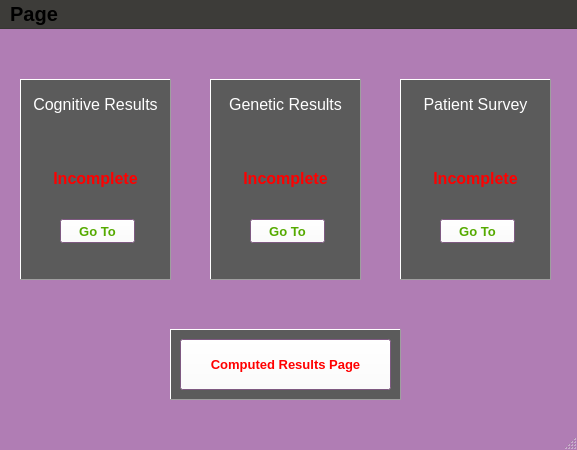
<?xml version="1.0" encoding="UTF-8"?>
<ui version="4.0">
 <class>Homepage</class>
 <widget class="QMainWindow" name="Homepage">
  <property name="geometry">
   <rect>
    <x>0</x>
    <y>0</y>
    <width>577</width>
    <height>450</height>
   </rect>
  </property>
  <property name="palette">
   <palette>
    <active>
     <colorrole role="Window">
      <brush brushstyle="SolidPattern">
       <color alpha="255">
        <red>176</red>
        <green>125</green>
        <blue>180</blue>
       </color>
      </brush>
     </colorrole>
     <colorrole role="Highlight">
      <brush brushstyle="SolidPattern">
       <color alpha="255">
        <red>0</red>
        <green>170</green>
        <blue>0</blue>
       </color>
      </brush>
     </colorrole>
     <colorrole role="AlternateBase">
      <brush brushstyle="SolidPattern">
       <color alpha="255">
        <red>65</red>
        <green>65</green>
        <blue>65</blue>
       </color>
      </brush>
     </colorrole>
    </active>
    <inactive>
     <colorrole role="Window">
      <brush brushstyle="SolidPattern">
       <color alpha="255">
        <red>176</red>
        <green>125</green>
        <blue>180</blue>
       </color>
      </brush>
     </colorrole>
     <colorrole role="Highlight">
      <brush brushstyle="SolidPattern">
       <color alpha="255">
        <red>0</red>
        <green>170</green>
        <blue>0</blue>
       </color>
      </brush>
     </colorrole>
     <colorrole role="AlternateBase">
      <brush brushstyle="SolidPattern">
       <color alpha="255">
        <red>65</red>
        <green>65</green>
        <blue>65</blue>
       </color>
      </brush>
     </colorrole>
    </inactive>
    <disabled>
     <colorrole role="Base">
      <brush brushstyle="SolidPattern">
       <color alpha="255">
        <red>176</red>
        <green>125</green>
        <blue>180</blue>
       </color>
      </brush>
     </colorrole>
     <colorrole role="Window">
      <brush brushstyle="SolidPattern">
       <color alpha="255">
        <red>176</red>
        <green>125</green>
        <blue>180</blue>
       </color>
      </brush>
     </colorrole>
     <colorrole role="AlternateBase">
      <brush brushstyle="SolidPattern">
       <color alpha="255">
        <red>65</red>
        <green>65</green>
        <blue>65</blue>
       </color>
      </brush>
     </colorrole>
    </disabled>
   </palette>
  </property>
  <property name="windowTitle">
   <string>MainWindow</string>
  </property>
  <widget class="QWidget" name="centralwidget">
   <widget class="QLabel" name="genetic_box">
    <property name="geometry">
     <rect>
      <x>210</x>
      <y>50</y>
      <width>151</width>
      <height>201</height>
     </rect>
    </property>
    <property name="palette">
     <palette>
      <active>
       <colorrole role="WindowText">
        <brush brushstyle="SolidPattern">
         <color alpha="255">
          <red>91</red>
          <green>91</green>
          <blue>91</blue>
         </color>
        </brush>
       </colorrole>
       <colorrole role="Window">
        <brush brushstyle="SolidPattern">
         <color alpha="255">
          <red>91</red>
          <green>91</green>
          <blue>91</blue>
         </color>
        </brush>
       </colorrole>
      </active>
      <inactive>
       <colorrole role="WindowText">
        <brush brushstyle="SolidPattern">
         <color alpha="255">
          <red>91</red>
          <green>91</green>
          <blue>91</blue>
         </color>
        </brush>
       </colorrole>
       <colorrole role="Window">
        <brush brushstyle="SolidPattern">
         <color alpha="255">
          <red>91</red>
          <green>91</green>
          <blue>91</blue>
         </color>
        </brush>
       </colorrole>
      </inactive>
      <disabled>
       <colorrole role="Base">
        <brush brushstyle="SolidPattern">
         <color alpha="255">
          <red>91</red>
          <green>91</green>
          <blue>91</blue>
         </color>
        </brush>
       </colorrole>
       <colorrole role="Window">
        <brush brushstyle="SolidPattern">
         <color alpha="255">
          <red>91</red>
          <green>91</green>
          <blue>91</blue>
         </color>
        </brush>
       </colorrole>
      </disabled>
     </palette>
    </property>
    <property name="autoFillBackground">
     <bool>true</bool>
    </property>
    <property name="frameShape">
     <enum>QFrame::Shape::Panel</enum>
    </property>
    <property name="frameShadow">
     <enum>QFrame::Shadow::Raised</enum>
    </property>
    <property name="text">
     <string/>
    </property>
    <property name="scaledContents">
     <bool>false</bool>
    </property>
    <property name="wordWrap">
     <bool>true</bool>
    </property>
   </widget>
   <widget class="QLabel" name="genetic_label">
    <property name="geometry">
     <rect>
      <x>210</x>
      <y>50</y>
      <width>151</width>
      <height>51</height>
     </rect>
    </property>
    <property name="text">
     <string>&lt;html&gt;&lt;head/&gt;&lt;body&gt;&lt;p align=&quot;center&quot;&gt;&lt;span style=&quot; font-size:12pt; color:#ffffff;&quot;&gt;Genetic Results&lt;/span&gt;&lt;/p&gt;&lt;/body&gt;&lt;/html&gt;</string>
    </property>
   </widget>
   <widget class="QLabel" name="cognitive_box">
    <property name="geometry">
     <rect>
      <x>20</x>
      <y>50</y>
      <width>151</width>
      <height>201</height>
     </rect>
    </property>
    <property name="palette">
     <palette>
      <active>
       <colorrole role="WindowText">
        <brush brushstyle="SolidPattern">
         <color alpha="255">
          <red>91</red>
          <green>91</green>
          <blue>91</blue>
         </color>
        </brush>
       </colorrole>
       <colorrole role="Window">
        <brush brushstyle="SolidPattern">
         <color alpha="255">
          <red>91</red>
          <green>91</green>
          <blue>91</blue>
         </color>
        </brush>
       </colorrole>
      </active>
      <inactive>
       <colorrole role="WindowText">
        <brush brushstyle="SolidPattern">
         <color alpha="255">
          <red>91</red>
          <green>91</green>
          <blue>91</blue>
         </color>
        </brush>
       </colorrole>
       <colorrole role="Window">
        <brush brushstyle="SolidPattern">
         <color alpha="255">
          <red>91</red>
          <green>91</green>
          <blue>91</blue>
         </color>
        </brush>
       </colorrole>
      </inactive>
      <disabled>
       <colorrole role="Base">
        <brush brushstyle="SolidPattern">
         <color alpha="255">
          <red>91</red>
          <green>91</green>
          <blue>91</blue>
         </color>
        </brush>
       </colorrole>
       <colorrole role="Window">
        <brush brushstyle="SolidPattern">
         <color alpha="255">
          <red>91</red>
          <green>91</green>
          <blue>91</blue>
         </color>
        </brush>
       </colorrole>
      </disabled>
     </palette>
    </property>
    <property name="autoFillBackground">
     <bool>true</bool>
    </property>
    <property name="frameShape">
     <enum>QFrame::Shape::Panel</enum>
    </property>
    <property name="frameShadow">
     <enum>QFrame::Shadow::Raised</enum>
    </property>
    <property name="text">
     <string/>
    </property>
    <property name="scaledContents">
     <bool>false</bool>
    </property>
    <property name="wordWrap">
     <bool>true</bool>
    </property>
   </widget>
   <widget class="QLabel" name="patient_box">
    <property name="geometry">
     <rect>
      <x>400</x>
      <y>50</y>
      <width>151</width>
      <height>201</height>
     </rect>
    </property>
    <property name="palette">
     <palette>
      <active>
       <colorrole role="WindowText">
        <brush brushstyle="SolidPattern">
         <color alpha="255">
          <red>91</red>
          <green>91</green>
          <blue>91</blue>
         </color>
        </brush>
       </colorrole>
       <colorrole role="Window">
        <brush brushstyle="SolidPattern">
         <color alpha="255">
          <red>91</red>
          <green>91</green>
          <blue>91</blue>
         </color>
        </brush>
       </colorrole>
      </active>
      <inactive>
       <colorrole role="WindowText">
        <brush brushstyle="SolidPattern">
         <color alpha="255">
          <red>91</red>
          <green>91</green>
          <blue>91</blue>
         </color>
        </brush>
       </colorrole>
       <colorrole role="Window">
        <brush brushstyle="SolidPattern">
         <color alpha="255">
          <red>91</red>
          <green>91</green>
          <blue>91</blue>
         </color>
        </brush>
       </colorrole>
      </inactive>
      <disabled>
       <colorrole role="Base">
        <brush brushstyle="SolidPattern">
         <color alpha="255">
          <red>91</red>
          <green>91</green>
          <blue>91</blue>
         </color>
        </brush>
       </colorrole>
       <colorrole role="Window">
        <brush brushstyle="SolidPattern">
         <color alpha="255">
          <red>91</red>
          <green>91</green>
          <blue>91</blue>
         </color>
        </brush>
       </colorrole>
      </disabled>
     </palette>
    </property>
    <property name="autoFillBackground">
     <bool>true</bool>
    </property>
    <property name="frameShape">
     <enum>QFrame::Shape::Panel</enum>
    </property>
    <property name="frameShadow">
     <enum>QFrame::Shadow::Raised</enum>
    </property>
    <property name="text">
     <string/>
    </property>
    <property name="scaledContents">
     <bool>false</bool>
    </property>
    <property name="wordWrap">
     <bool>true</bool>
    </property>
   </widget>
   <widget class="QLabel" name="GeneticLabel_2">
    <property name="geometry">
     <rect>
      <x>20</x>
      <y>50</y>
      <width>151</width>
      <height>51</height>
     </rect>
    </property>
    <property name="text">
     <string>&lt;html&gt;&lt;head/&gt;&lt;body&gt;&lt;p align=&quot;center&quot;&gt;&lt;span style=&quot; font-size:12pt; color:#ffffff;&quot;&gt;Cognitive Results&lt;/span&gt;&lt;/p&gt;&lt;/body&gt;&lt;/html&gt;</string>
    </property>
   </widget>
   <widget class="QLabel" name="GeneticLabel_3">
    <property name="geometry">
     <rect>
      <x>400</x>
      <y>50</y>
      <width>151</width>
      <height>51</height>
     </rect>
    </property>
    <property name="text">
     <string>&lt;html&gt;&lt;head/&gt;&lt;body&gt;&lt;p align=&quot;center&quot;&gt;&lt;span style=&quot; font-size:12pt; color:#ffffff;&quot;&gt;Patient Survey&lt;/span&gt;&lt;/p&gt;&lt;/body&gt;&lt;/html&gt;</string>
    </property>
   </widget>
   <widget class="QPushButton" name="cognitive_button">
    <property name="geometry">
     <rect>
      <x>60</x>
      <y>190</y>
      <width>75</width>
      <height>24</height>
     </rect>
    </property>
    <property name="palette">
     <palette>
      <active>
       <colorrole role="Button">
        <brush brushstyle="SolidPattern">
         <color alpha="255">
          <red>255</red>
          <green>255</green>
          <blue>255</blue>
         </color>
        </brush>
       </colorrole>
       <colorrole role="Text">
        <brush brushstyle="SolidPattern">
         <color alpha="255">
          <red>85</red>
          <green>170</green>
          <blue>0</blue>
         </color>
        </brush>
       </colorrole>
       <colorrole role="ButtonText">
        <brush brushstyle="SolidPattern">
         <color alpha="255">
          <red>85</red>
          <green>170</green>
          <blue>0</blue>
         </color>
        </brush>
       </colorrole>
      </active>
      <inactive>
       <colorrole role="Button">
        <brush brushstyle="SolidPattern">
         <color alpha="255">
          <red>255</red>
          <green>255</green>
          <blue>255</blue>
         </color>
        </brush>
       </colorrole>
       <colorrole role="Text">
        <brush brushstyle="SolidPattern">
         <color alpha="255">
          <red>85</red>
          <green>170</green>
          <blue>0</blue>
         </color>
        </brush>
       </colorrole>
       <colorrole role="ButtonText">
        <brush brushstyle="SolidPattern">
         <color alpha="255">
          <red>85</red>
          <green>170</green>
          <blue>0</blue>
         </color>
        </brush>
       </colorrole>
      </inactive>
      <disabled>
       <colorrole role="Button">
        <brush brushstyle="SolidPattern">
         <color alpha="255">
          <red>255</red>
          <green>255</green>
          <blue>255</blue>
         </color>
        </brush>
       </colorrole>
       <colorrole role="ButtonText">
        <brush brushstyle="SolidPattern">
         <color alpha="135">
          <red>255</red>
          <green>255</green>
          <blue>255</blue>
         </color>
        </brush>
       </colorrole>
      </disabled>
     </palette>
    </property>
    <property name="font">
     <font>
      <pointsize>10</pointsize>
      <bold>true</bold>
      <underline>false</underline>
     </font>
    </property>
    <property name="text">
     <string>Go To</string>
    </property>
   </widget>
   <widget class="QPushButton" name="genetic_button">
    <property name="geometry">
     <rect>
      <x>250</x>
      <y>190</y>
      <width>75</width>
      <height>24</height>
     </rect>
    </property>
    <property name="palette">
     <palette>
      <active>
       <colorrole role="Button">
        <brush brushstyle="SolidPattern">
         <color alpha="255">
          <red>255</red>
          <green>255</green>
          <blue>255</blue>
         </color>
        </brush>
       </colorrole>
       <colorrole role="Text">
        <brush brushstyle="SolidPattern">
         <color alpha="255">
          <red>85</red>
          <green>170</green>
          <blue>0</blue>
         </color>
        </brush>
       </colorrole>
       <colorrole role="ButtonText">
        <brush brushstyle="SolidPattern">
         <color alpha="255">
          <red>85</red>
          <green>170</green>
          <blue>0</blue>
         </color>
        </brush>
       </colorrole>
      </active>
      <inactive>
       <colorrole role="Button">
        <brush brushstyle="SolidPattern">
         <color alpha="255">
          <red>255</red>
          <green>255</green>
          <blue>255</blue>
         </color>
        </brush>
       </colorrole>
       <colorrole role="Text">
        <brush brushstyle="SolidPattern">
         <color alpha="255">
          <red>85</red>
          <green>170</green>
          <blue>0</blue>
         </color>
        </brush>
       </colorrole>
       <colorrole role="ButtonText">
        <brush brushstyle="SolidPattern">
         <color alpha="255">
          <red>85</red>
          <green>170</green>
          <blue>0</blue>
         </color>
        </brush>
       </colorrole>
      </inactive>
      <disabled>
       <colorrole role="Button">
        <brush brushstyle="SolidPattern">
         <color alpha="107">
          <red>255</red>
          <green>255</green>
          <blue>255</blue>
         </color>
        </brush>
       </colorrole>
       <colorrole role="ButtonText">
        <brush brushstyle="SolidPattern">
         <color alpha="135">
          <red>255</red>
          <green>255</green>
          <blue>255</blue>
         </color>
        </brush>
       </colorrole>
      </disabled>
     </palette>
    </property>
    <property name="font">
     <font>
      <pointsize>10</pointsize>
      <bold>true</bold>
      <underline>false</underline>
     </font>
    </property>
    <property name="text">
     <string>Go To</string>
    </property>
   </widget>
   <widget class="QPushButton" name="patient_button">
    <property name="geometry">
     <rect>
      <x>440</x>
      <y>190</y>
      <width>75</width>
      <height>24</height>
     </rect>
    </property>
    <property name="palette">
     <palette>
      <active>
       <colorrole role="Button">
        <brush brushstyle="SolidPattern">
         <color alpha="255">
          <red>255</red>
          <green>255</green>
          <blue>255</blue>
         </color>
        </brush>
       </colorrole>
       <colorrole role="Text">
        <brush brushstyle="SolidPattern">
         <color alpha="255">
          <red>85</red>
          <green>170</green>
          <blue>0</blue>
         </color>
        </brush>
       </colorrole>
       <colorrole role="ButtonText">
        <brush brushstyle="SolidPattern">
         <color alpha="255">
          <red>85</red>
          <green>170</green>
          <blue>0</blue>
         </color>
        </brush>
       </colorrole>
      </active>
      <inactive>
       <colorrole role="Button">
        <brush brushstyle="SolidPattern">
         <color alpha="255">
          <red>255</red>
          <green>255</green>
          <blue>255</blue>
         </color>
        </brush>
       </colorrole>
       <colorrole role="Text">
        <brush brushstyle="SolidPattern">
         <color alpha="255">
          <red>85</red>
          <green>170</green>
          <blue>0</blue>
         </color>
        </brush>
       </colorrole>
       <colorrole role="ButtonText">
        <brush brushstyle="SolidPattern">
         <color alpha="255">
          <red>85</red>
          <green>170</green>
          <blue>0</blue>
         </color>
        </brush>
       </colorrole>
      </inactive>
      <disabled>
       <colorrole role="Button">
        <brush brushstyle="SolidPattern">
         <color alpha="107">
          <red>255</red>
          <green>255</green>
          <blue>255</blue>
         </color>
        </brush>
       </colorrole>
       <colorrole role="ButtonText">
        <brush brushstyle="SolidPattern">
         <color alpha="135">
          <red>255</red>
          <green>255</green>
          <blue>255</blue>
         </color>
        </brush>
       </colorrole>
      </disabled>
     </palette>
    </property>
    <property name="font">
     <font>
      <pointsize>10</pointsize>
      <bold>true</bold>
      <underline>false</underline>
     </font>
    </property>
    <property name="text">
     <string>Go To</string>
    </property>
   </widget>
   <widget class="QLabel" name="cognitive_status">
    <property name="geometry">
     <rect>
      <x>30</x>
      <y>140</y>
      <width>131</width>
      <height>20</height>
     </rect>
    </property>
    <property name="text">
     <string>&lt;html&gt;&lt;head/&gt;&lt;body&gt;&lt;p align=&quot;center&quot;&gt;&lt;span style=&quot; font-size:12pt; font-weight:700; color:#ff0000;&quot;&gt;Incomplete&lt;/span&gt;&lt;/p&gt;&lt;/body&gt;&lt;/html&gt;</string>
    </property>
   </widget>
   <widget class="QLabel" name="genetic_status">
    <property name="geometry">
     <rect>
      <x>220</x>
      <y>140</y>
      <width>131</width>
      <height>20</height>
     </rect>
    </property>
    <property name="text">
     <string>&lt;html&gt;&lt;head/&gt;&lt;body&gt;&lt;p align=&quot;center&quot;&gt;&lt;span style=&quot; font-size:12pt; font-weight:700; color:#ff0000;&quot;&gt;Incomplete&lt;/span&gt;&lt;/p&gt;&lt;/body&gt;&lt;/html&gt;</string>
    </property>
   </widget>
   <widget class="QLabel" name="patient_status">
    <property name="geometry">
     <rect>
      <x>410</x>
      <y>140</y>
      <width>131</width>
      <height>20</height>
     </rect>
    </property>
    <property name="text">
     <string>&lt;html&gt;&lt;head/&gt;&lt;body&gt;&lt;p align=&quot;center&quot;&gt;&lt;span style=&quot; font-size:12pt; font-weight:700; color:#ff0000;&quot;&gt;Incomplete&lt;/span&gt;&lt;/p&gt;&lt;/body&gt;&lt;/html&gt;</string>
    </property>
   </widget>
   <widget class="QLabel" name="results_box">
    <property name="geometry">
     <rect>
      <x>170</x>
      <y>300</y>
      <width>231</width>
      <height>71</height>
     </rect>
    </property>
    <property name="palette">
     <palette>
      <active>
       <colorrole role="WindowText">
        <brush brushstyle="SolidPattern">
         <color alpha="255">
          <red>91</red>
          <green>91</green>
          <blue>91</blue>
         </color>
        </brush>
       </colorrole>
       <colorrole role="Window">
        <brush brushstyle="SolidPattern">
         <color alpha="255">
          <red>91</red>
          <green>91</green>
          <blue>91</blue>
         </color>
        </brush>
       </colorrole>
      </active>
      <inactive>
       <colorrole role="WindowText">
        <brush brushstyle="SolidPattern">
         <color alpha="255">
          <red>91</red>
          <green>91</green>
          <blue>91</blue>
         </color>
        </brush>
       </colorrole>
       <colorrole role="Window">
        <brush brushstyle="SolidPattern">
         <color alpha="255">
          <red>91</red>
          <green>91</green>
          <blue>91</blue>
         </color>
        </brush>
       </colorrole>
      </inactive>
      <disabled>
       <colorrole role="Base">
        <brush brushstyle="SolidPattern">
         <color alpha="255">
          <red>91</red>
          <green>91</green>
          <blue>91</blue>
         </color>
        </brush>
       </colorrole>
       <colorrole role="Window">
        <brush brushstyle="SolidPattern">
         <color alpha="255">
          <red>91</red>
          <green>91</green>
          <blue>91</blue>
         </color>
        </brush>
       </colorrole>
      </disabled>
     </palette>
    </property>
    <property name="autoFillBackground">
     <bool>true</bool>
    </property>
    <property name="frameShape">
     <enum>QFrame::Shape::Panel</enum>
    </property>
    <property name="frameShadow">
     <enum>QFrame::Shadow::Raised</enum>
    </property>
    <property name="text">
     <string/>
    </property>
    <property name="scaledContents">
     <bool>false</bool>
    </property>
    <property name="wordWrap">
     <bool>true</bool>
    </property>
   </widget>
   <widget class="QPushButton" name="genetic_button_2">
    <property name="geometry">
     <rect>
      <x>180</x>
      <y>310</y>
      <width>211</width>
      <height>51</height>
     </rect>
    </property>
    <property name="palette">
     <palette>
      <active>
       <colorrole role="Button">
        <brush brushstyle="SolidPattern">
         <color alpha="255">
          <red>255</red>
          <green>255</green>
          <blue>255</blue>
         </color>
        </brush>
       </colorrole>
       <colorrole role="Text">
        <brush brushstyle="SolidPattern">
         <color alpha="255">
          <red>85</red>
          <green>170</green>
          <blue>0</blue>
         </color>
        </brush>
       </colorrole>
       <colorrole role="ButtonText">
        <brush brushstyle="SolidPattern">
         <color alpha="255">
          <red>255</red>
          <green>0</green>
          <blue>0</blue>
         </color>
        </brush>
       </colorrole>
      </active>
      <inactive>
       <colorrole role="Button">
        <brush brushstyle="SolidPattern">
         <color alpha="255">
          <red>255</red>
          <green>255</green>
          <blue>255</blue>
         </color>
        </brush>
       </colorrole>
       <colorrole role="Text">
        <brush brushstyle="SolidPattern">
         <color alpha="255">
          <red>85</red>
          <green>170</green>
          <blue>0</blue>
         </color>
        </brush>
       </colorrole>
       <colorrole role="ButtonText">
        <brush brushstyle="SolidPattern">
         <color alpha="255">
          <red>255</red>
          <green>0</green>
          <blue>0</blue>
         </color>
        </brush>
       </colorrole>
      </inactive>
      <disabled>
       <colorrole role="Button">
        <brush brushstyle="SolidPattern">
         <color alpha="107">
          <red>255</red>
          <green>255</green>
          <blue>255</blue>
         </color>
        </brush>
       </colorrole>
       <colorrole role="ButtonText">
        <brush brushstyle="SolidPattern">
         <color alpha="135">
          <red>255</red>
          <green>255</green>
          <blue>255</blue>
         </color>
        </brush>
       </colorrole>
      </disabled>
     </palette>
    </property>
    <property name="font">
     <font>
      <pointsize>10</pointsize>
      <bold>true</bold>
      <underline>false</underline>
     </font>
    </property>
    <property name="text">
     <string>Computed Results Page</string>
    </property>
   </widget>
   <zorder>genetic_box</zorder>
   <zorder>genetic_label</zorder>
   <zorder>cognitive_box</zorder>
   <zorder>patient_box</zorder>
   <zorder>GeneticLabel_2</zorder>
   <zorder>GeneticLabel_3</zorder>
   <zorder>genetic_button</zorder>
   <zorder>patient_button</zorder>
   <zorder>cognitive_button</zorder>
   <zorder>cognitive_status</zorder>
   <zorder>genetic_status</zorder>
   <zorder>patient_status</zorder>
   <zorder>results_box</zorder>
   <zorder>genetic_button_2</zorder>
  </widget>
  <widget class="QMenuBar" name="menubar">
   <property name="geometry">
    <rect>
     <x>0</x>
     <y>0</y>
     <width>577</width>
     <height>33</height>
    </rect>
   </property>
   <property name="sizePolicy">
    <sizepolicy hsizetype="Maximum" vsizetype="Minimum">
     <horstretch>0</horstretch>
     <verstretch>0</verstretch>
    </sizepolicy>
   </property>
   <property name="palette">
    <palette>
     <active>
      <colorrole role="Window">
       <brush brushstyle="SolidPattern">
        <color alpha="255">
         <red>61</red>
         <green>60</green>
         <blue>57</blue>
        </color>
       </brush>
      </colorrole>
      <colorrole role="Link">
       <brush brushstyle="SolidPattern">
        <color alpha="255">
         <red>77</red>
         <green>77</green>
         <blue>75</blue>
        </color>
       </brush>
      </colorrole>
      <colorrole role="Accent">
       <brush brushstyle="SolidPattern">
        <color alpha="255">
         <red>54</red>
         <green>54</green>
         <blue>59</blue>
        </color>
       </brush>
      </colorrole>
     </active>
     <inactive>
      <colorrole role="Window">
       <brush brushstyle="SolidPattern">
        <color alpha="255">
         <red>61</red>
         <green>60</green>
         <blue>57</blue>
        </color>
       </brush>
      </colorrole>
      <colorrole role="Link">
       <brush brushstyle="SolidPattern">
        <color alpha="255">
         <red>77</red>
         <green>77</green>
         <blue>75</blue>
        </color>
       </brush>
      </colorrole>
      <colorrole role="Accent">
       <brush brushstyle="SolidPattern">
        <color alpha="255">
         <red>54</red>
         <green>54</green>
         <blue>59</blue>
        </color>
       </brush>
      </colorrole>
     </inactive>
     <disabled>
      <colorrole role="Base">
       <brush brushstyle="SolidPattern">
        <color alpha="255">
         <red>61</red>
         <green>60</green>
         <blue>57</blue>
        </color>
       </brush>
      </colorrole>
      <colorrole role="Window">
       <brush brushstyle="SolidPattern">
        <color alpha="255">
         <red>61</red>
         <green>60</green>
         <blue>57</blue>
        </color>
       </brush>
      </colorrole>
      <colorrole role="Link">
       <brush brushstyle="SolidPattern">
        <color alpha="255">
         <red>77</red>
         <green>77</green>
         <blue>75</blue>
        </color>
       </brush>
      </colorrole>
      <colorrole role="Accent">
       <brush brushstyle="SolidPattern">
        <color alpha="255">
         <red>54</red>
         <green>54</green>
         <blue>59</blue>
        </color>
       </brush>
      </colorrole>
     </disabled>
    </palette>
   </property>
   <property name="font">
    <font>
     <pointsize>15</pointsize>
     <bold>true</bold>
    </font>
   </property>
   <property name="autoFillBackground">
    <bool>true</bool>
   </property>
   <widget class="QMenu" name="menuPage">
    <property name="title">
     <string>Page</string>
    </property>
    <property name="icon">
     <iconset>
      <normaloff>../ADPS_logo.png</normaloff>../ADPS_logo.png</iconset>
    </property>
    <addaction name="actionHome"/>
    <addaction name="actionPatient_Survey"/>
    <addaction name="actionCognitive_Test"/>
    <addaction name="actionGenetic_Test"/>
    <addaction name="actionLogout"/>
    <addaction name="actionLogout_2"/>
   </widget>
   <addaction name="menuPage"/>
  </widget>
  <widget class="QStatusBar" name="statusbar">
   <property name="palette">
    <palette>
     <active>
      <colorrole role="Window">
       <brush brushstyle="SolidPattern">
        <color alpha="255">
         <red>255</red>
         <green>170</green>
         <blue>127</blue>
        </color>
       </brush>
      </colorrole>
     </active>
     <inactive>
      <colorrole role="Window">
       <brush brushstyle="SolidPattern">
        <color alpha="255">
         <red>255</red>
         <green>170</green>
         <blue>127</blue>
        </color>
       </brush>
      </colorrole>
     </inactive>
     <disabled>
      <colorrole role="Base">
       <brush brushstyle="SolidPattern">
        <color alpha="255">
         <red>255</red>
         <green>170</green>
         <blue>127</blue>
        </color>
       </brush>
      </colorrole>
      <colorrole role="Window">
       <brush brushstyle="SolidPattern">
        <color alpha="255">
         <red>255</red>
         <green>170</green>
         <blue>127</blue>
        </color>
       </brush>
      </colorrole>
     </disabled>
    </palette>
   </property>
  </widget>
  <action name="actionHome">
   <property name="icon">
    <iconset>
     <normaloff>../ADPS_logo.png</normaloff>../ADPS_logo.png</iconset>
   </property>
   <property name="text">
    <string>Home</string>
   </property>
  </action>
  <action name="actionPatient_Survey">
   <property name="text">
    <string>Patient Survey</string>
   </property>
  </action>
  <action name="actionCognitive_Test">
   <property name="text">
    <string>Cognitive Test</string>
   </property>
  </action>
  <action name="actionGenetic_Test">
   <property name="text">
    <string>Genetic Test</string>
   </property>
  </action>
  <action name="actionLogout">
   <property name="text">
    <string>Results</string>
   </property>
  </action>
  <action name="actionLogout_2">
   <property name="text">
    <string>Logout</string>
   </property>
  </action>
 </widget>
 <resources/>
 <connections/>
</ui>
